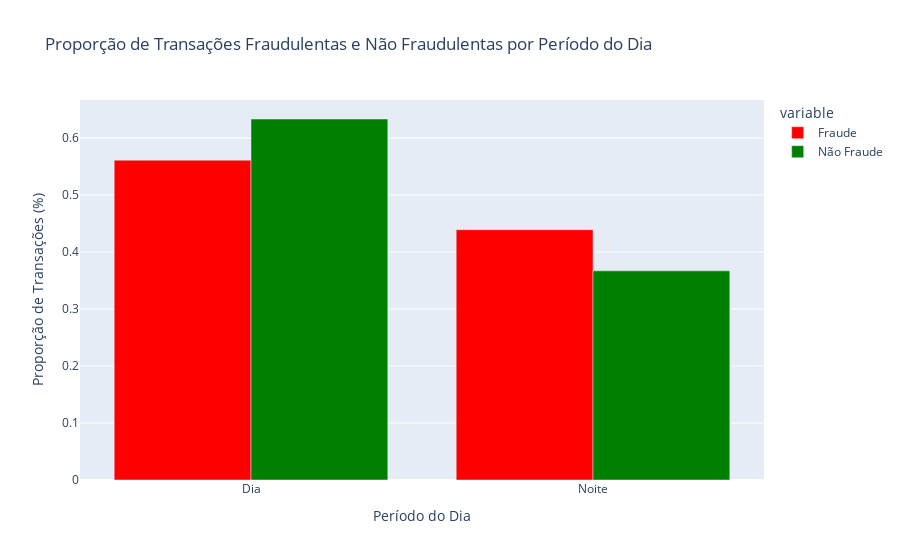

Notebook code cell kept with this figure:
### Code cell
# Verificando se há diferenças entre dia e noite

# Criar uma nova coluna indicando se a transação ocorreu de dia (1) ou de noite (0)
# Obs o limiar de fronteira de noite e dia é relativo.
data['Dia'] = np.where((data['Time_hr'] >= 7) & (data['Time_hr'] <= 19), 1, 0)

#Verificando se há diferença na proporção de fraudes ou não fraudes durante dia e noite.
fraud_counts_day = data[data['Class']==1]['Dia'].value_counts(100)
not_fraud_counts_day = data[data['Class']==0]['Dia'].value_counts(100)

# Criar um DataFrame para facilitar a visualização
fraud_data = pd.DataFrame({'Período do Dia': ['Dia', 'Noite'],
                            'Fraude': fraud_counts_day.values,
                            'Não Fraude': not_fraud_counts_day.values})

# Plotar gráfico de barras empilhadas com Plotly Express
fig = px.bar(fraud_data, x='Período do Dia', y=['Fraude', 'Não Fraude'],
             labels={'value': 'Proporção de Transações (%)'},
             title='Proporção de Transações Fraudulentas e Não Fraudulentas por Período do Dia',
             color_discrete_map={'Fraude': 'red', 'Não Fraude': 'green'},
             barmode='group')

# Exibir o gráfico
fig.show()

### Figure 1 — Plotly figure (JSON) as saved in the notebook; plotly's stock layout.template omitted (floating-point values rounded to 4 significant figures)
{"data": [{"alignmentgroup": "True", "hovertemplate": "variable=Fraude<br>Período do Dia=%{x}<br>Proporção de Transações (%)=%{y}<extra></extra>", "legendgroup": "Fraude", "marker": {"color": "red", "pattern": {"shape": ""}}, "name": "Fraude", "offsetgroup": "Fraude", "orientation": "v", "showlegend": true, "textposition": "auto", "type": "bar", "x": ["Dia", "Noite"], "xaxis": "x", "y": [0.561, 0.439], "yaxis": "y"}, {"alignmentgroup": "True", "hovertemplate": "variable=Não Fraude<br>Período do Dia=%{x}<br>Proporção de Transações (%)=%{y}<extra></extra>", "legendgroup": "Não Fraude", "marker": {"color": "green", "pattern": {"shape": ""}}, "name": "Não Fraude", "offsetgroup": "Não Fraude", "orientation": "v", "showlegend": true, "textposition": "auto", "type": "bar", "x": ["Dia", "Noite"], "xaxis": "x", "y": [0.6331, 0.3669], "yaxis": "y"}], "layout": {"barmode": "group", "legend": {"title": {"text": "variable"}, "tracegroupgap": 0}, "title": {"text": "Proporção de Transações Fraudulentas e Não Fraudulentas por Período do Dia"}, "xaxis": {"anchor": "y", "domain": [0, 1], "title": {"text": "Período do Dia"}}, "yaxis": {"anchor": "x", "domain": [0, 1], "title": {"text": "Proporção de Transações (%)"}}}}
